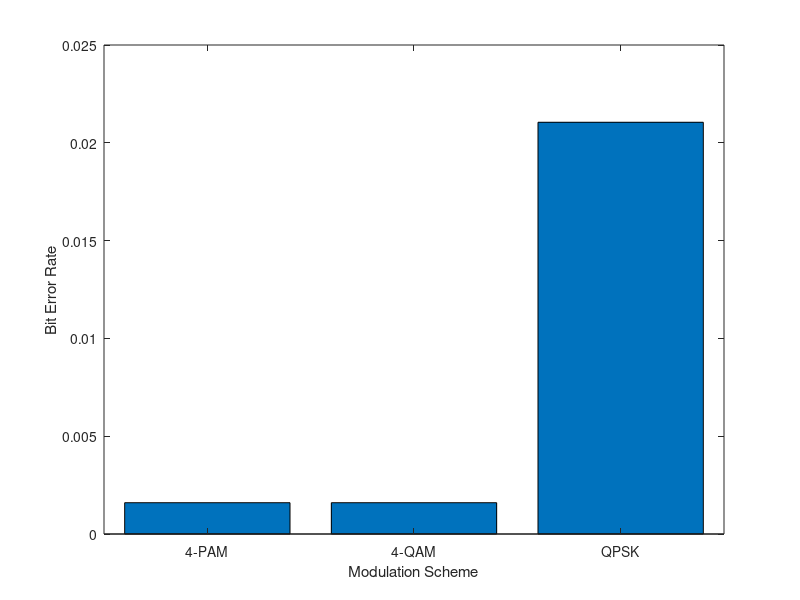

Recreate this plot in MATLAB.
%----------------------------------------------------------------------
% Chapter 4
% "Digital Communication Systems Engineering Using Software Defined Radio
% MATLAB Scripts
%----------------------------------------------------------------------

% Clear workspace
clear all;

figNum = 1;
%%%%%%%%%%%%%%%%%%%%%%%%%%%%%%%%%%%%%%%%%%%%%%%%%%%%%%%%%%%%%

%% Generating 4-level pulse amplitude modulation, quadrature amplitude modulation,
% and quadrature phase shift keying waveforms

% Define parameters
len = 10000; % Length of binary string
nvar = 0.250; % Noise variance

% Generate the random bit streams that have already been demultiplexed from
% a single high speed data stream
bin_str1 = round(rand(1,len)); % Inphase data stream
bin_str2 = round(rand(1,len)); % Quadrature data stream

% Perform mapping of binary streams to symbols
ind_wavefm = 2.*bin_str2 + 1.*bin_str1; % Create waveform indices
wavefm_4pam = zeros(1,len); % 4-PAM
wavefm_4qam = zeros(1,len); % 4-QAM
wavefm_qpsk = zeros(1,len); % QPSK
symb_4pam = [-3 -1 3 1];
symb_4qam = [-1+i 1+i -1-i 1-i];
symb_qpsk = [exp(i*(pi/5+pi/2)) exp(i*(pi/5+pi)) exp(i*(pi/5+0)) exp(i*(pi/5+3*pi/2)) ];
for ind = 1:1:4,
    wavefm_4pam(find(ind_wavefm == (ind-1))) = symb_4pam(ind);
    wavefm_4qam(find(ind_wavefm == (ind-1))) = symb_4qam(ind);
    wavefm_qpsk(find(ind_wavefm == (ind-1))) = symb_qpsk(ind);
end;

% Add complex zero-mean white Gaussian noise
noise_signal = (1/sqrt(2))*sqrt(nvar)*randn(1,len) + i*(1/sqrt(2))*sqrt(nvar)*randn(1,len);
rx_wavefm_4pam = wavefm_4pam + noise_signal;
rx_wavefm_4qam = wavefm_4qam + noise_signal;
rx_wavefm_qpsk = wavefm_qpsk + noise_signal;

%% Decode messages from previous example using Euclidean distance

% Go through every received waveform and determine Euclidean distance
% between received waveform and the available waveforms
eucl_dist_4pam = zeros(4,len);
eucl_dist_4qam = zeros(4,len);
eucl_dist_qpsk = zeros(4,len);
for ind = 1:1:4,
    eucl_dist_4pam(ind,1:1:len) = abs(symb_4pam(ind).*ones(1,len) - rx_wavefm_4pam);
    eucl_dist_4qam(ind,1:1:len) = abs(symb_4qam(ind).*ones(1,len) - rx_wavefm_4qam);
    eucl_dist_qpsk(ind,1:1:len) = abs(symb_qpsk(ind).*ones(1,len) - rx_wavefm_qpsk);
end;

% Select shortest Euclidean distances
[mdist_4pam,min_ind_4pam] = min(eucl_dist_4pam);
[mdist_4qam,min_ind_4qam] = min(eucl_dist_4qam);
[mdist_qpsk,min_ind_qpsk] = min(eucl_dist_qpsk);

% Decode into estimated binary streams
bin_str_est_4pam = dec2bin(min_ind_4pam-ones(1,len)).';
bin_str_est_4qam = dec2bin(min_ind_4qam-ones(1,len)).';
bin_str_est_qpsk = dec2bin(min_ind_qpsk-ones(1,len)).';

% Calculate bit error rate
ber_4pam = sum([abs((bin_str_est_4pam(1,:)-'0') - bin_str2) ...
	abs((bin_str_est_4pam(2,:)-'0') - bin_str1)])/(2*len);
ber_4qam = sum([abs((bin_str_est_4qam(1,:)-'0') - bin_str2) ...
	abs((bin_str_est_4qam(2,:)-'0') - bin_str1)])/(2*len);
ber_qpsk = sum([abs((bin_str_est_qpsk(1,:)-'0') - bin_str2) ...
	abs((bin_str_est_qpsk(2,:)-'0') - bin_str1)])/(2*len);

% Plot bit error rate results for three modulation schemes
figure(figNum); figNum = figNum+1;
bar([ber_4pam ber_4qam ber_qpsk]);
set(gca,'XTick',[1 2 3],'XTickLabel',{'4-PAM','4-QAM','QPSK'});
xlabel('Modulation Scheme');
ylabel('Bit Error Rate');
%title('Impact of Noise on Modulation Scheme Performance');